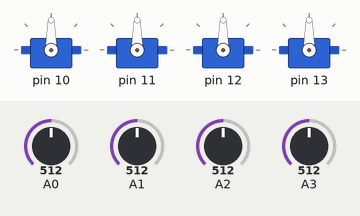
Recording of a sketch running on a simulated Arduino Uno, built with avr-gcc and run on an emulated ATmega328P. Parts: 4 × servo. The inputs (shaded band) are chosen by the test bench; at power-on: A0 = 512, A1 = 512, A2 = 512, A3 = 512.

Above: at 1.2 s.
1.3 s: A0 set to 716
At 2.5 s:
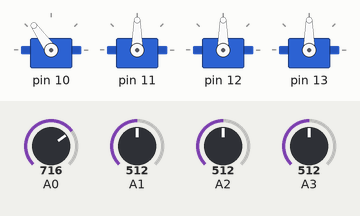
2.8 s: A1 set to 716
At 3.8 s:
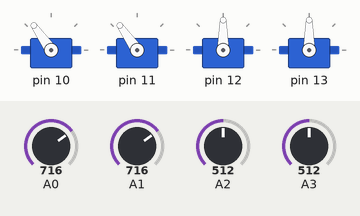
4.3 s: A2 set to 716
At 4.9 s:
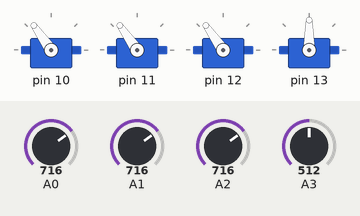
5.8 s: A3 set to 716
At 6.1 s:
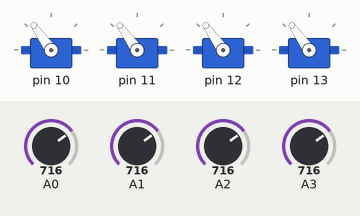
7.3 s: A0 set to 992
At 8.5 s:
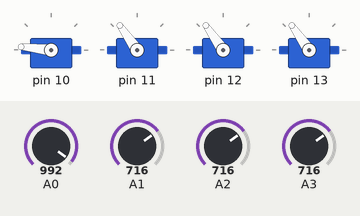
8.8 s: A1 set to 992
At 9.6 s:
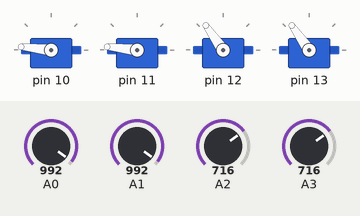
Timing chart, 0 to 11.3 s (numbered marks = the images above; inputs shaded):
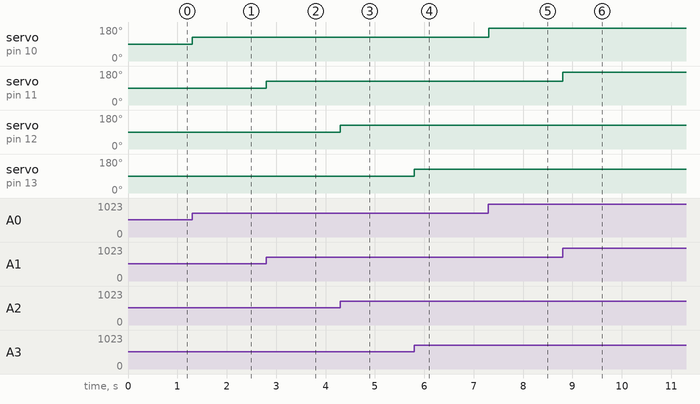

Measured:
- after the input at 1.3 s, servo on pin 10: 90° → 125° at once
- after the input at 2.8 s, servo on pin 11: 90° → 125° at once
- after the input at 4.3 s, servo on pin 12: 90° → 125° at once
- after the input at 5.8 s, servo on pin 13: 90° → 125° at once
- after the input at 7.3 s, servo on pin 10: 125° → 174° at once
- after the input at 8.8 s, servo on pin 11: 125° → 174° at once

The sketch:

arm.ino
```cpp
#include "ServoMotor.h"

ServoMotor servo0(10);
ServoMotor servo1(11);
ServoMotor servo2(12);
ServoMotor servo3(13);

const int stepDelay = 2000;

void setup(){
  pinMode(A0,INPUT);
  pinMode(A1,INPUT);
  pinMode(A2,INPUT);
  pinMode(A3,INPUT);
}

void loop(){
  manually();
  // automatic();
}

void automatic() {
  //OPEN CLAW
  servo3.rotateTo(137);
  delay(stepDelay);
  //GO TO START POSITION
  servo0.rotateTo(92);
  servo1.rotateTo(92);
  servo2.rotateTo(99);
  delay(stepDelay);
  //GRAB CUBE
  servo3.rotateTo(0);
  delay(stepDelay);
  //UP ARM
  servo2.rotateTo(180);
  delay(stepDelay);
  //GO TO END POSITION
  servo0.rotateTo(59);
  servo1.rotateTo(101);
  delay(stepDelay);
  //DROP CUBE
  servo3.rotateTo(150);
  delay(stepDelay);
  //GO BACK
  servo0.rotateTo(40);
  servo1.rotateTo(80);
  servo2.rotateTo(99);
  delay(stepDelay);
}

void manually() {
  servo0.rotateTo(map(analogRead(A0),0,1023,0,180));
  servo1.rotateTo(map(analogRead(A1),0,1023,0,180));
  servo2.rotateTo(map(analogRead(A2),0,1023,0,180));
  servo3.rotateTo(map(analogRead(A3),0,1023,0,180));
}
```

ServoMotor.cpp
```cpp
#include "Arduino.h"
#include "ServoMotor.h"
#include "Servo.h"

ServoMotor::ServoMotor(byte pin) {
  this->pin = pin;
  servo.attach(pin, 500, 2500);
}

void ServoMotor::rotateTo(int to) {
  servo.write(to);
}

int ServoMotor::read() {
  return servo.read();
}
```

ServoMotor.h
```cpp
#ifndef ServoMotor_h
#define ServoMotor_h

#include "Arduino.h"
#include <Servo.h>

class ServoMotor {
public:
  //DEFINE SERVO SIGNAL PIN AND VALUES TO OPEN AND CLOSE
  ServoMotor(byte pin);
  //DYNAMIC ROTATE BY CUSTOM VALUE
  void rotateTo(int to);
  //READ CURRENT POSITION
  int read();
private:
  byte pin;
  Servo servo;
};

#endif
```
